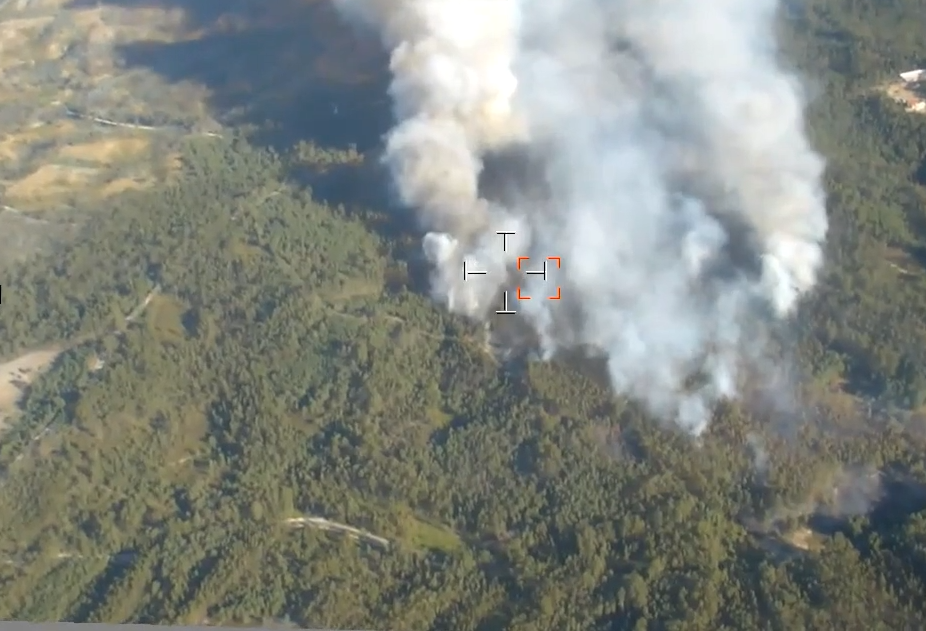
%> input picture Datasets/B_1_2_20/01.png, 926 x 631 px; its folder holds 4 pictures in this run
$ octave TEST_featureExtractors.m   (GNU Octave 9; MATLAB toolbox functions it lacks are replaced by stand-ins)
%> lines starting %> are read from the running program, lines starting %| are printed output that depends on the picture
%% Initialization
% load images
clear;
close all;
imageDir = 'Datasets/B_1_2_20';
imds = imageDatastore(imageDir);
images = cell(1, numel(imds.Files));
for i = 1:numel(imds.Files)
    I = readimage(imds, i);
%> I is the input picture: size 631x926x3 uint8; mean R, G, B 129.5, 133.7, 126.6
    images{i} = rgb2gray(I);
end
I1=images{2};
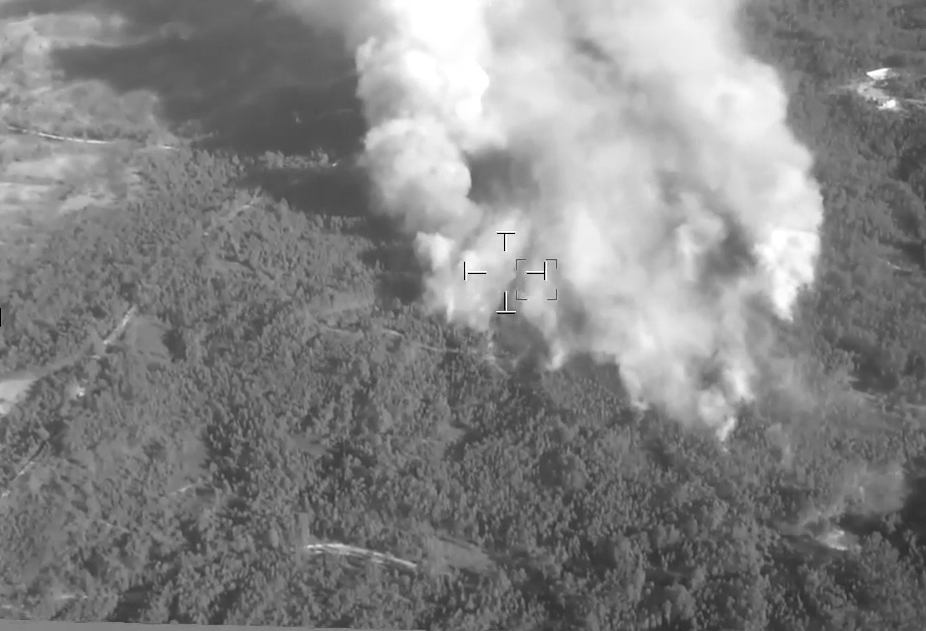
%> I1: size 631x926 uint8; min 0, max 255, mean 131.3
I2=images{3};
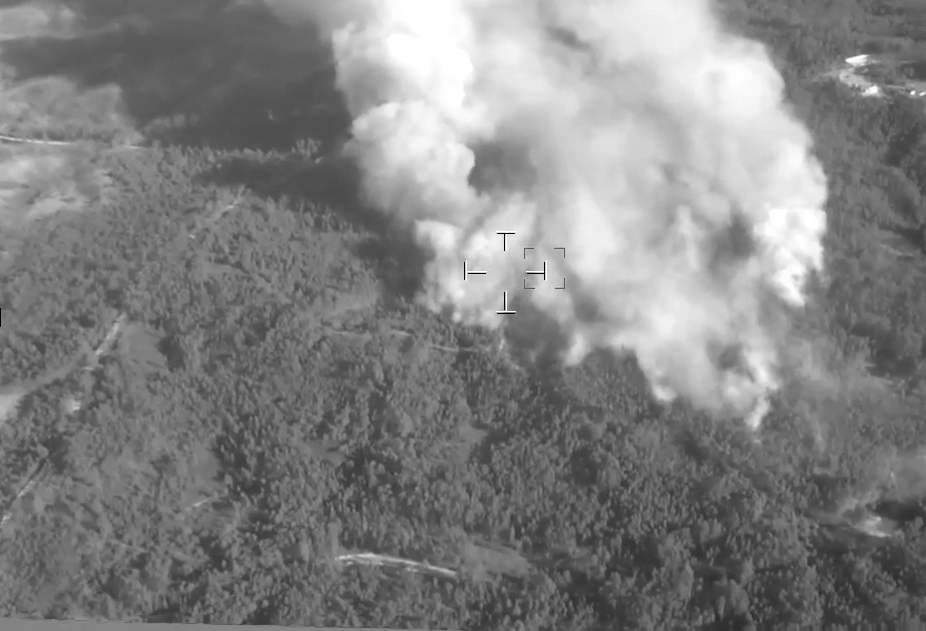
%> I2: size 631x926 uint8; min 0, max 255, mean 129.8
%% show images
figure();
imshow([I1,I2]);
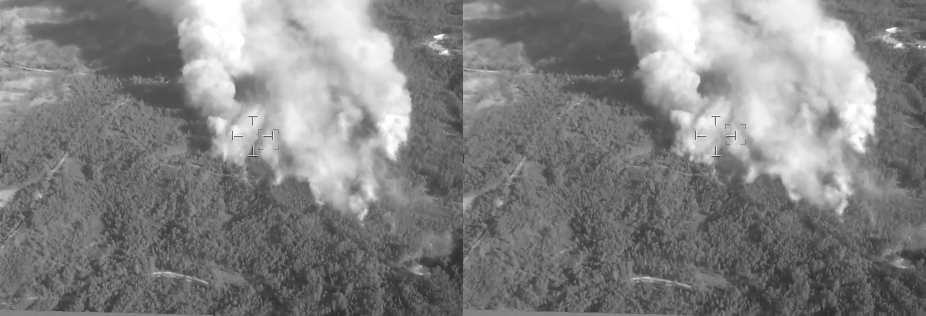
%> displayed picture: size 631x1852, on the screen's scale of 0 to 255 (shown at 1/2 size); min 0, max 255, mean 130.5

%% BRISK
points1=detectBRISKFeatures(I1);
points2=detectBRISKFeatures(I2);  %#ok<*NASGU>

%% FAST
points1 = detectFASTFeatures(I1);
points2 = detectFASTFeatures(I2);

%% Harris
points1 = detectHarrisFeatures(I1);
points2 = detectHarrisFeatures(I2);

%% KAZE
points1 = detectKAZEFeatures(I1);
points2 = detectKAZEFeatures(I2);
points1 = selectStrongest(points1,2000);
points2 = selectStrongest(points2,2000);
%% MinEigen
points1 = detectMinEigenFeatures(I1);
points2 = detectMinEigenFeatures(I2);

%% MinEigen with low quality
points1 = detectMinEigenFeatures...
    (I1, 'MinQuality', 0.001);
points2 = detectMinEigenFeatures...
    (I2, 'MinQuality', 0.001);
%% MSERF
%> (the run ends here)
